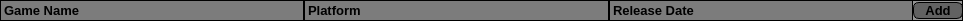
<?xml version="1.0" encoding="UTF-8"?>
<ui version="4.0">
 <class>SearchGame</class>
 <widget class="QWidget" name="SearchGame">
  <property name="geometry">
   <rect>
    <x>0</x>
    <y>0</y>
    <width>963</width>
    <height>21</height>
   </rect>
  </property>
  <property name="windowTitle">
   <string>Form</string>
  </property>
  <property name="styleSheet">
   <string notr="true">QWidget
{
	border-color : rgb(0, 0, 0);
	border-width : 1px;
	border-style: solid;
	background-color: rgba(86, 86, 86, 100);
}</string>
  </property>
  <layout class="QHBoxLayout" name="horizontalLayout">
   <property name="spacing">
    <number>0</number>
   </property>
   <property name="leftMargin">
    <number>0</number>
   </property>
   <property name="topMargin">
    <number>0</number>
   </property>
   <property name="rightMargin">
    <number>0</number>
   </property>
   <property name="bottomMargin">
    <number>0</number>
   </property>
   <item>
    <widget class="QLabel" name="labelGameName">
     <property name="font">
      <font>
       <family>Arial</family>
       <pointsize>10</pointsize>
       <weight>75</weight>
       <bold>true</bold>
      </font>
     </property>
     <property name="text">
      <string>Game Name</string>
     </property>
    </widget>
   </item>
   <item>
    <widget class="QLabel" name="labelPlatform">
     <property name="font">
      <font>
       <family>Arial</family>
       <pointsize>10</pointsize>
       <weight>75</weight>
       <bold>true</bold>
      </font>
     </property>
     <property name="text">
      <string>Platform</string>
     </property>
    </widget>
   </item>
   <item>
    <widget class="QLabel" name="labelReleaseDate">
     <property name="font">
      <font>
       <family>Arial</family>
       <pointsize>10</pointsize>
       <weight>75</weight>
       <bold>true</bold>
      </font>
     </property>
     <property name="text">
      <string>Release Date</string>
     </property>
    </widget>
   </item>
   <item>
    <widget class="QPushButton" name="buttonAdd">
     <property name="maximumSize">
      <size>
       <width>50</width>
       <height>16777215</height>
      </size>
     </property>
     <property name="font">
      <font>
       <family>Arial</family>
       <pointsize>10</pointsize>
       <weight>75</weight>
       <bold>true</bold>
      </font>
     </property>
     <property name="styleSheet">
      <string notr="true">QPushButton
{
	border-style: solid;
	border-radius: 6px;
	background-color: rgba(21, 21, 21, 100);
}</string>
     </property>
     <property name="text">
      <string>Add</string>
     </property>
    </widget>
   </item>
  </layout>
 </widget>
 <resources/>
 <connections/>
</ui>
